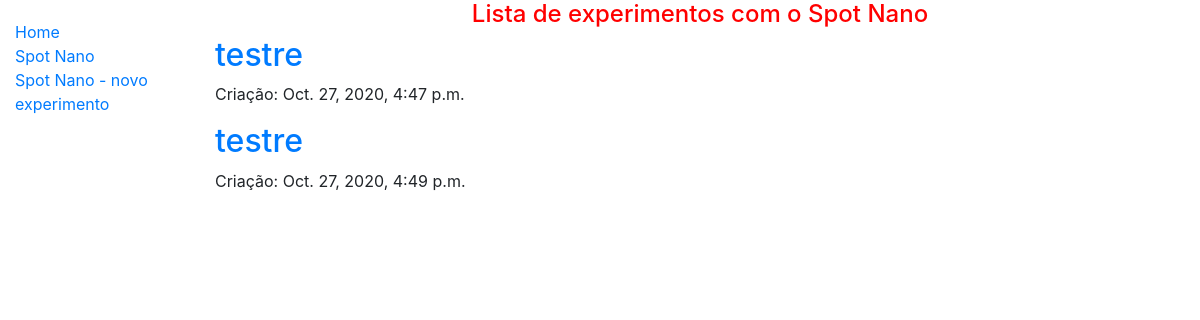
Page /BancadaIA/spotnano/experimentos/lista/ on the earlier database version.
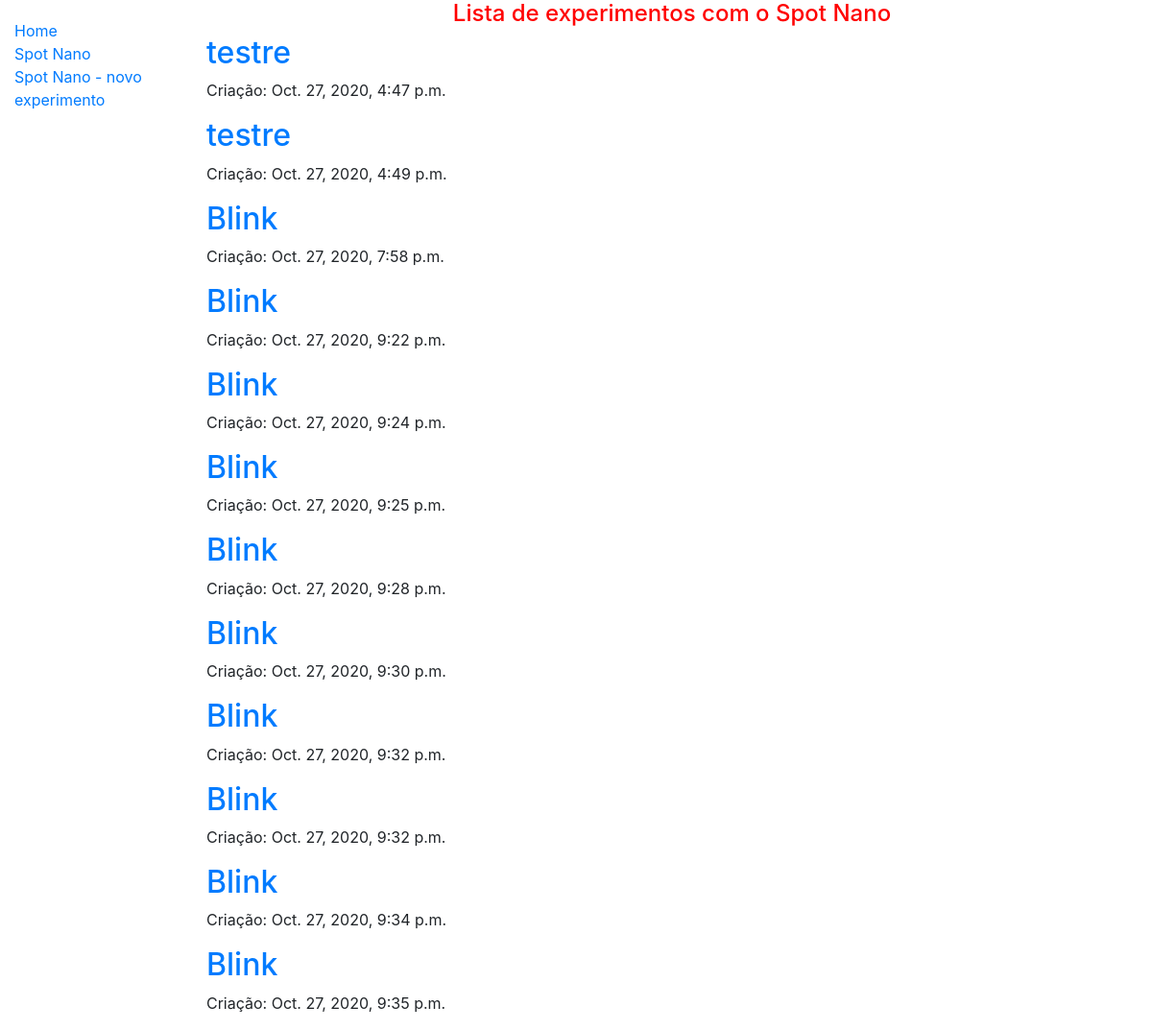
Same page on the later database version.
### BancadaIA/models.py (models this page shows, shortened)
class ExperimentoSpotNano(models.Model):
    author = models.ForeignKey(settings.AUTH_USER_MODEL, on_delete=models.CASCADE)
    title = models.CharField(max_length=200)
    codigo = models.TextField()
    created_date = models.DateTimeField(default=timezone.now)

### BancadaIA/views.py (the view)
# urls.py: path('spotnano/experimentos/lista/', views.SpotNanoExperimentosLista.as_view(), name='spotnano_experimentos_lista'),
class SpotNanoExperimentosLista(FormView):
    def get(self, request, *args, **kwargs):
        posts = ExperimentoSpotNano.objects.filter(created_date__lte=timezone.now()).order_by('created_date')
        return render(request, 'spotnano/spotnano_experimentos_lista.html',
                      {'posts': posts, 'titulo': 'Lista de experimentos com o Spot Nano'})

### BancadaIA/templates/spotnano/spotnano_experimentos_lista.html
{% extends "base_generic.html" %}
{% load static %}
{% block content %}
    <h1>{{ titulo }}</h1>
    {% for post in posts %}
        <div>
            <h2><a href="{% url 'spotnano_experimentos_detail' pk=post.pk %}">{{ post.title }}</a></h2>
            <p>Criação: {{ post.created_date }}</p>
        </div>
    {% endfor %}
{% endblock %}

### BancadaIA/templates/base_generic.html (shortened to what this page needs)
{% load widget_tweaks %}
<!DOCTYPE html>
<html lang="en">
<head>
  <link rel="stylesheet" href="https://stackpath.bootstrapcdn.com/bootstrap/4.1.3/css/bootstrap.min.css">
  {% load static %}
  <link rel="stylesheet" href="{% static 'css/styles.css' %}">
</head>
<body>
  <div class="container-fluid">
    <div class="row">
      <div class="col-sm-2">
      {% block sidebar %}
        <ul class="sidebar-nav">
          <li><a href="{% url 'index' %}">Home</a></li>
          <li><a href="{% url 'spotnano' %}">Spot Nano</a></li>
          <li><a href="{% url 'spotnano_experimentos_new' %}">Spot Nano - novo experimento</a></li>
        </ul>
     {% endblock %}
      </div>
      <div class="col-sm-10 ">{% block content %}{% endblock %}</div>
    </div>
  </div>
</body>
</html>

### BancadaIA/static/css/styles.css (style rules this page uses)
.sidebar-nav { margin-top: 20px; padding: 0; list-style: none; }
h1 { color: #ff0000; font-size: x-large; margin-bottom: .3em; text-align: center; }

Differences in the rows shown:
added ExperimentoSpotNano: title "Blink", created_date "Oct. 27, 2020, 7:58 p.m."
added ExperimentoSpotNano: title "Blink", created_date "Oct. 27, 2020, 9:22 p.m."
added ExperimentoSpotNano: title "Blink", created_date "Oct. 27, 2020, 9:24 p.m."
added ExperimentoSpotNano: title "Blink", created_date "Oct. 27, 2020, 9:25 p.m."
added ExperimentoSpotNano: title "Blink", created_date "Oct. 27, 2020, 9:28 p.m."
added ExperimentoSpotNano: title "Blink", created_date "Oct. 27, 2020, 9:30 p.m."
added ExperimentoSpotNano: title "Blink", created_date "Oct. 27, 2020, 9:32 p.m."
added ExperimentoSpotNano: title "Blink", created_date "Oct. 27, 2020, 9:32 p.m."
added ExperimentoSpotNano: title "Blink", created_date "Oct. 27, 2020, 9:34 p.m."
added ExperimentoSpotNano: title "Blink", created_date "Oct. 27, 2020, 9:35 p.m."
